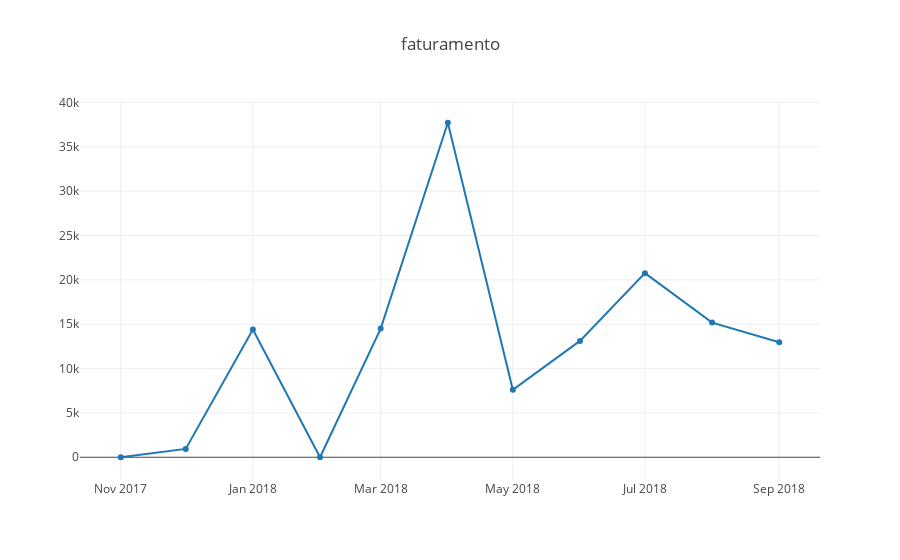

This figure's notebook cell:
### Code cell
trace = go.Scatter(
    x  = dt['data'],
    y = dt['valor'],
)
layout = go.Layout(title='faturamento')
fig = go.Figure(data = [trace], layout = layout)
iplot(fig)

### Figure 1 — Plotly figure (JSON) as saved in the notebook; plotly's stock layout.template omitted (floating-point values rounded to 4 significant figures)
{"data": [{"type": "scatter", "uid": "b04f8a8c-60f6-4323-9d2b-d11c6a157f1c", "x": ["2017-11-01", "2017-12-01", "2018-01-01", "2018-02-01", "2018-03-01", "2018-04-01", "2018-05-01", "2018-06-01", "2018-07-01", "2018-08-01", "2018-09-01"], "y": [1, 941.3, 14410.0, 1, 14500.0, 37720.0, 7613.0, 13120.0, 20760.0, 15180.0, 12970.0]}], "layout": {"title": {"text": "faturamento"}}}
